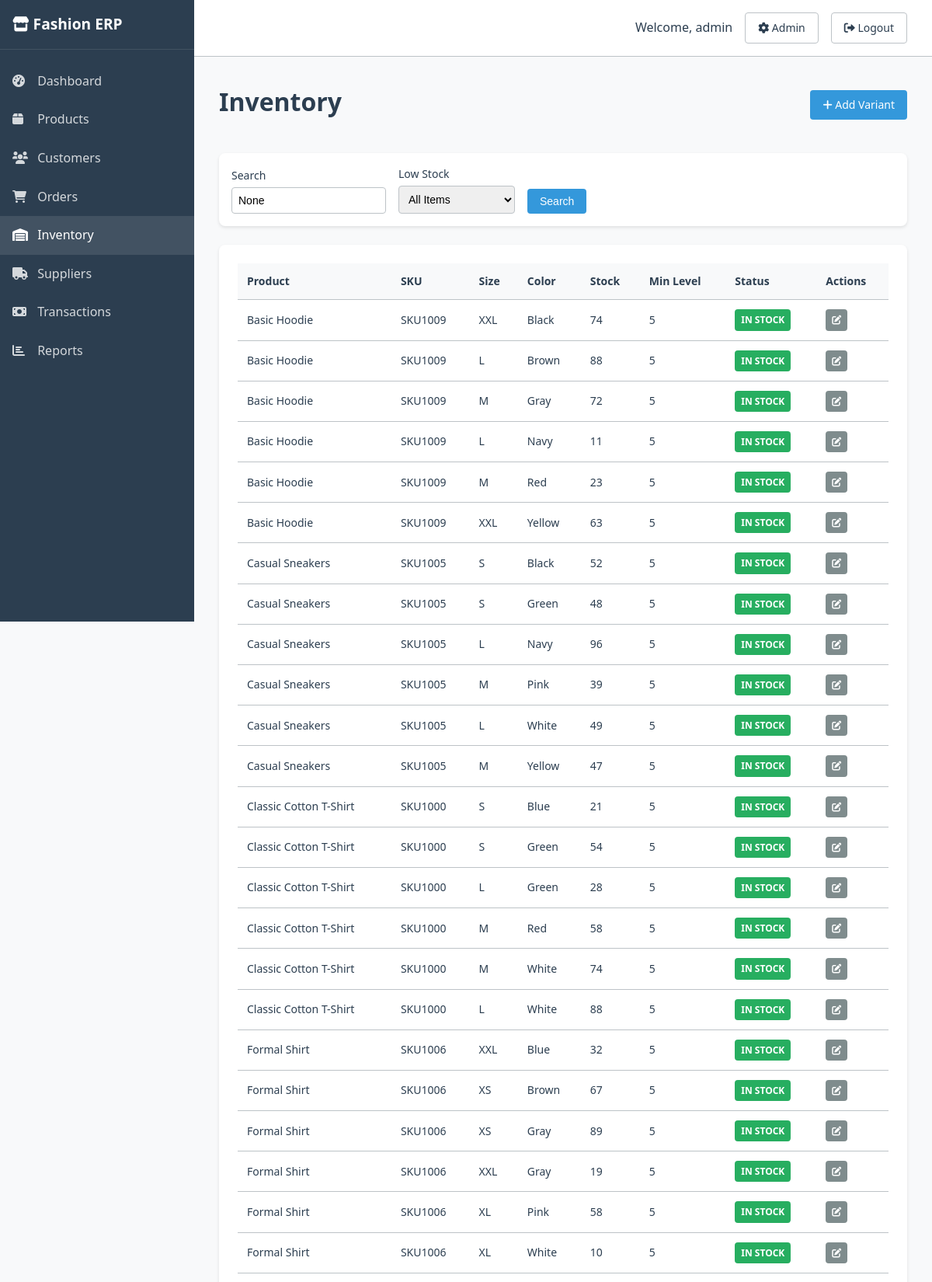
Screenshot of /inventory/ (signed in, upper part) with the database file from the repository.
### erp/models.py (models this page shows, shortened)
class ProductVariant(models.Model):
    product = models.ForeignKey(Product, related_name='variants', on_delete=models.CASCADE)
    size = models.ForeignKey(Size, on_delete=models.CASCADE)
    color = models.ForeignKey(Color, on_delete=models.CASCADE)
    stock_quantity = models.IntegerField(default=0, validators=[MinValueValidator(0)])
    min_stock_level = models.IntegerField(default=5, validators=[MinValueValidator(0)])
    created_at = models.DateTimeField(auto_now_add=True)
    updated_at = models.DateTimeField(auto_now=True)
    class Meta:
        unique_together = ('product', 'size', 'color')
        ordering = ['product__name', 'size__sort_order', 'color__name']
    def is_low_stock(self):
        return self.stock_quantity <= self.min_stock_level

class Product(models.Model):
    name = models.CharField(max_length=200)
    description = models.TextField()
    category = models.ForeignKey(Category, on_delete=models.CASCADE, related_name='products')
    brand = models.ForeignKey(Brand, on_delete=models.CASCADE, related_name='products')
    sku = models.CharField(max_length=50, unique=True)
    price = models.DecimalField(max_digits=10, decimal_places=2, validators=[MinValueValidator(0)])
    cost_price = models.DecimalField(max_digits=10, decimal_places=2, validators=[MinValueValidator(0)])
    image = models.ImageField(upload_to='products/', blank=True, null=True)
    is_active = models.BooleanField(default=True)
    created_at = models.DateTimeField(auto_now_add=True)
    updated_at = models.DateTimeField(auto_now=True)
    class Meta:
        ordering = ['name']

class Size(models.Model):
    name = models.CharField(max_length=10, unique=True)
    sort_order = models.IntegerField(default=0)
    class Meta:
        ordering = ['sort_order', 'name']

class Color(models.Model):
    name = models.CharField(max_length=50, unique=True)
    hex_code = models.CharField(max_length=7, blank=True)
    class Meta:
        ordering = ['name']

### erp/views.py (the view, shortened to what this page needs)
# urls.py: path('inventory/', views.inventory, name='inventory'),
@login_required
def inventory(request):
    variants = ProductVariant.objects.select_related('product', 'size', 'color', 'product__category')
    low_stock = request.GET.get('low_stock')
    if low_stock:
        variants = variants.filter(stock_quantity__lte=F('min_stock_level'))
    search = request.GET.get('search')
    context = {
        'variants': variants,
        'search': search,
        'low_stock_filter': low_stock,
    }
    return render(request, 'erp/inventory.html', context)

### templates/erp/inventory.html (shortened to what this page needs)
{% extends 'base.html' %}
{% load humanize %}
{% block content %}
<div class="page-header">
    <h2>Inventory</h2>
    <div class="page-actions">
        <a href="/admin/erp/productvariant/add/" class="btn btn-primary">
            <i class="fas fa-plus"></i>
            Add Variant
        </a>
    </div>
</div>
<div class="filters">
    <form method="get" class="filter-form">
        <div class="filter-group">
            <label>Search</label>
            <input type="text" name="search" value="{{ search }}" placeholder="Search inventory...">
        </div>
        <div class="filter-group">
            <label>Low Stock</label>
            <select name="low_stock">
                <option value="">All Items</option>
            </select>
        </div>
        <div class="filter-group">
            <label>&nbsp;</label>
            <button type="submit" class="btn btn-primary">Search</button>
        </div>
    </form>
</div>
<div class="card">
    <div class="card-content">
        <div class="table-container">
            <table class="data-table">
                <thead>
                    <tr>
                        <th>Product</th>
                        <th>SKU</th>
                        <th>Size</th>
                        <th>Color</th>
                        <th>Stock</th>
                        <th>Min Level</th>
                        <th>Status</th>
                        <th>Actions</th>
                    </tr>
                </thead>
                <tbody>
                    {% for variant in variants %}
                    <tr>
                        <td>{{ variant.product.name }}</td>
                        <td>{{ variant.product.sku }}</td>
                        <td>{{ variant.size.name }}</td>
                        <td>{{ variant.color.name }}</td>
                        <td>{{ variant.stock_quantity }}</td>
                        <td>{{ variant.min_stock_level }}</td>
                        <td>
                            {% if variant.is_low_stock %}
                                <span class="badge badge-danger">Low Stock</span>
                            {% else %}
                                <span class="badge badge-success">In Stock</span>
                            {% endif %}
                        </td>
                        <td>
                            <div class="action-buttons">
                                <a href="/admin/erp/productvariant/{{ variant.id }}/change/" class="btn btn-sm btn-secondary">
                                    <i class="fas fa-edit"></i>
                                </a>
                            </div>
                        </td>
                    </tr>
                    {% empty %}
                    <tr>
                        <td colspan="8" class="text-center">No inventory items found</td>
                    </tr>
                    {% endfor %}
                </tbody>
            </table>
        </div>
    </div>
</div>
{% endblock %}

### templates/base.html (shortened to what this page needs)
{% load static %}
<!DOCTYPE html>
<html lang="en">
<head>
    <link href="https://cdnjs.cloudflare.com/ajax/libs/font-awesome/6.0.0/css/all.min.css" rel="stylesheet">
    <link href="{% static 'css/style.css' %}" rel="stylesheet">
</head>
<body>
    <div class="app-container">
        <nav class="sidebar">
            <div class="sidebar-header">
                <h3><i class="fas fa-store"></i> Fashion ERP</h3>
            </div>
            <ul class="sidebar-menu">
                <li><a href="{% url 'erp:dashboard' %}" class="{% if request.resolver_match.url_name == 'dashboard' %}active{% endif %}">
                    <i class="fas fa-tachometer-alt"></i> Dashboard
                </a></li>
                <li><a href="{% url 'erp:products' %}" class="{% if request.resolver_match.url_name == 'products' %}active{% endif %}">
                    <i class="fas fa-box"></i> Products
                </a></li>
                <li><a href="{% url 'erp:customers' %}" class="{% if request.resolver_match.url_name == 'customers' %}active{% endif %}">
                    <i class="fas fa-users"></i> Customers
                </a></li>
                <li><a href="{% url 'erp:orders' %}" class="{% if request.resolver_match.url_name == 'orders' %}active{% endif %}">
                    <i class="fas fa-shopping-cart"></i> Orders
                </a></li>
                <li><a href="{% url 'erp:inventory' %}" class="{% if request.resolver_match.url_name == 'inventory' %}active{% endif %}">
                    <i class="fas fa-warehouse"></i> Inventory
                </a></li>
                <li><a href="{% url 'erp:suppliers' %}" class="{% if request.resolver_match.url_name == 'suppliers' %}active{% endif %}">
                    <i class="fas fa-truck"></i> Suppliers
                </a></li>
                <li><a href="{% url 'erp:transactions' %}" class="{% if request.resolver_match.url_name == 'transactions' %}active{% endif %}">
                    <i class="fas fa-money-bill"></i> Transactions
                </a></li>
                <li><a href="{% url 'erp:reports' %}" class="{% if request.resolver_match.url_name == 'reports' %}active{% endif %}">
                    <i class="fas fa-chart-bar"></i> Reports
                </a></li>
            </ul>
        </nav>
        <div class="main-content">
            <header class="header">
                <div class="header-right">
                    <div class="user-menu">
                        <span>Welcome, {{ user.username }}</span>
                        <a href="/admin/" class="btn btn-outline">
                            <i class="fas fa-cog"></i> Admin
                        </a>
                        <a href="/admin/logout/" class="btn btn-outline">
                            <i class="fas fa-sign-out-alt"></i> Logout
                        </a>
                    </div>
                </div>
            </header>
            <main class="content">
                {% block content %}
                {% endblock %}
            </main>
        </div>
    </div>
</body>
</html>

### static/css/style.css (style rules this page uses)
* { margin: 0; padding: 0; box-sizing: border-box; }
:root { --primary-color: #2c3e50; --secondary-color: #3498db; --success-color: #27ae60; --warning-color: #f39c12; --danger-color: #e74c3c; --dark-color: #1a252f; --light-color: #ecf0f1; --border-color: #bdc3c7; --text-color: #2c3e50; --text-muted: #7f8c8d; }
body { font-family: 'Segoe UI', Tahoma, Geneva, Verdana, sans-serif; background-color: #f8f9fa; color: var(--text-color); line-height: 1.6; }
.app-container { display: flex; min-height: 100vh; }
.sidebar { width: 250px; background-color: var(--primary-color); color: white; position: fixed; height: 100vh; overflow-y: auto; z-index: 1000; }
.sidebar-header { padding: 1rem; border-bottom: 1px solid rgba(255, 255, 255, 0.1); }
.sidebar-header h3 { font-size: 1.2rem; font-weight: 600; }
.sidebar-menu { list-style: none; padding: 1rem 0; }
.sidebar-menu li { margin: 0; }
.sidebar-menu a { display: block; padding: 0.75rem 1rem; color: rgba(255, 255, 255, 0.8); text-decoration: none; transition: all 0.3s ease; }
.sidebar-menu a:hover, .sidebar-menu a.active { background-color: rgba(255, 255, 255, 0.1); color: white; }
.sidebar-menu i { width: 20px; margin-right: 0.5rem; }
.main-content { flex: 1; margin-left: 250px; display: flex; flex-direction: column; }
.header { background-color: white; padding: 1rem 2rem; border-bottom: 1px solid var(--border-color); display: flex; justify-content: space-between; align-items: center; }
.header-right { display: flex; align-items: center; gap: 1rem; }
.user-menu { display: flex; align-items: center; gap: 1rem; }
.content { flex: 1; padding: 2rem; }
.page-header { margin-bottom: 2rem; display: flex; justify-content: space-between; align-items: center; }
.page-header h2 { font-size: 2rem; margin-bottom: 0.5rem; }
.page-actions { display: flex; gap: 0.5rem; }
.card { background-color: white; border-radius: 8px; box-shadow: 0 2px 4px rgba(0, 0, 0, 0.1); margin-bottom: 1.5rem; }
.card-content { padding: 1.5rem; }
.filters { margin-bottom: 1.5rem; }
.filter-form { display: flex; gap: 1rem; align-items: end; background-color: white; padding: 1rem; border-radius: 8px; box-shadow: 0 2px 4px rgba(0, 0, 0, 0.1); }
.filter-group { display: flex; flex-direction: column; }
.filter-group label { font-size: 0.875rem; font-weight: 500; margin-bottom: 0.25rem; color: var(--text-color); }
.filter-group input, .filter-group select { padding: 0.5rem; border: 1px solid var(--border-color); border-radius: 4px; font-size: 0.875rem; min-width: 150px; }
.table-container { overflow-x: auto; }
.data-table { width: 100%; border-collapse: collapse; font-size: 0.875rem; }
.data-table th, .data-table td { padding: 0.75rem; text-align: left; border-bottom: 1px solid var(--border-color); }
.data-table th { background-color: #f8f9fa; font-weight: 600; color: var(--text-color); }
.btn { display: inline-block; padding: 0.5rem 1rem; border: none; border-radius: 4px; text-decoration: none; font-size: 0.875rem; font-weight: 500; cursor: pointer; transition: all 0.3s ease; text-align: center; }
.btn-primary { background-color: var(--secondary-color); color: white; }
.btn-secondary { background-color: var(--text-muted); color: white; }
.btn-outline { background-color: transparent; color: var(--text-color); border: 1px solid var(--border-color); }
.btn-sm { padding: 0.25rem 0.5rem; font-size: 0.75rem; }
.action-buttons { display: flex; gap: 0.25rem; }
.badge { display: inline-block; padding: 0.25rem 0.5rem; font-size: 0.75rem; font-weight: 600; border-radius: 4px; text-transform: uppercase; }
.badge-success { background-color: var(--success-color); color: white; }

### rows the page displays
ProductVariant: product.name "Basic Hoodie", product.sku "SKU1009", size.name "XXL", color.name "Black", stock_quantity "74", min_stock_level "5", shows "IN STOCK"
ProductVariant: product.name "Basic Hoodie", product.sku "SKU1009", size.name "L", color.name "Brown", stock_quantity "88", min_stock_level "5", shows "IN STOCK"
ProductVariant: product.name "Basic Hoodie", product.sku "SKU1009", size.name "M", color.name "Gray", stock_quantity "72", min_stock_level "5", shows "IN STOCK"
ProductVariant: product.name "Basic Hoodie", product.sku "SKU1009", size.name "L", color.name "Navy", stock_quantity "11", min_stock_level "5", shows "IN STOCK"
ProductVariant: product.name "Basic Hoodie", product.sku "SKU1009", size.name "M", color.name "Red", stock_quantity "23", min_stock_level "5", shows "IN STOCK"
ProductVariant: product.name "Basic Hoodie", product.sku "SKU1009", size.name "XXL", color.name "Yellow", stock_quantity "63", min_stock_level "5", shows "IN STOCK"
ProductVariant: product.name "Casual Sneakers", product.sku "SKU1005", size.name "S", color.name "Black", stock_quantity "52", min_stock_level "5", shows "IN STOCK"
ProductVariant: product.name "Casual Sneakers", product.sku "SKU1005", size.name "S", color.name "Green", stock_quantity "48", min_stock_level "5", shows "IN STOCK"
ProductVariant: product.name "Casual Sneakers", product.sku "SKU1005", size.name "L", color.name "Navy", stock_quantity "96", min_stock_level "5", shows "IN STOCK"
ProductVariant: product.name "Casual Sneakers", product.sku "SKU1005", size.name "M", color.name "Pink", stock_quantity "39", min_stock_level "5", shows "IN STOCK"
ProductVariant: product.name "Casual Sneakers", product.sku "SKU1005", size.name "L", color.name "White", stock_quantity "49", min_stock_level "5", shows "IN STOCK"
ProductVariant: product.name "Casual Sneakers", product.sku "SKU1005", size.name "M", color.name "Yellow", stock_quantity "47", min_stock_level "5", shows "IN STOCK"
ProductVariant: product.name "Classic Cotton T-Shirt", product.sku "SKU1000", size.name "S", color.name "Blue", stock_quantity "21", min_stock_level "5", shows "IN STOCK"
ProductVariant: product.name "Classic Cotton T-Shirt", product.sku "SKU1000", size.name "S", color.name "Green", stock_quantity "54", min_stock_level "5", shows "IN STOCK"
ProductVariant: product.name "Classic Cotton T-Shirt", product.sku "SKU1000", size.name "L", color.name "Green", stock_quantity "28", min_stock_level "5", shows "IN STOCK"
ProductVariant: product.name "Classic Cotton T-Shirt", product.sku "SKU1000", size.name "M", color.name "Red", stock_quantity "58", min_stock_level "5", shows "IN STOCK"
ProductVariant: product.name "Classic Cotton T-Shirt", product.sku "SKU1000", size.name "M", color.name "White", stock_quantity "74", min_stock_level "5", shows "IN STOCK"
ProductVariant: product.name "Classic Cotton T-Shirt", product.sku "SKU1000", size.name "L", color.name "White", stock_quantity "88", min_stock_level "5", shows "IN STOCK"
ProductVariant: product.name "Formal Shirt", product.sku "SKU1006", size.name "XXL", color.name "Blue", stock_quantity "32", min_stock_level "5", shows "IN STOCK"
ProductVariant: product.name "Formal Shirt", product.sku "SKU1006", size.name "XS", color.name "Brown", stock_quantity "67", min_stock_level "5", shows "IN STOCK"
ProductVariant: product.name "Formal Shirt", product.sku "SKU1006", size.name "XS", color.name "Gray", stock_quantity "89", min_stock_level "5", shows "IN STOCK"
ProductVariant: product.name "Formal Shirt", product.sku "SKU1006", size.name "XXL", color.name "Gray", stock_quantity "19", min_stock_level "5", shows "IN STOCK"
ProductVariant: product.name "Formal Shirt", product.sku "SKU1006", size.name "XL", color.name "Pink", stock_quantity "58", min_stock_level "5", shows "IN STOCK"
ProductVariant: product.name "Formal Shirt", product.sku "SKU1006", size.name "XL", color.name "White", stock_quantity "10", min_stock_level "5", shows "IN STOCK"

### other values shown
{{ user.username }} "admin"
